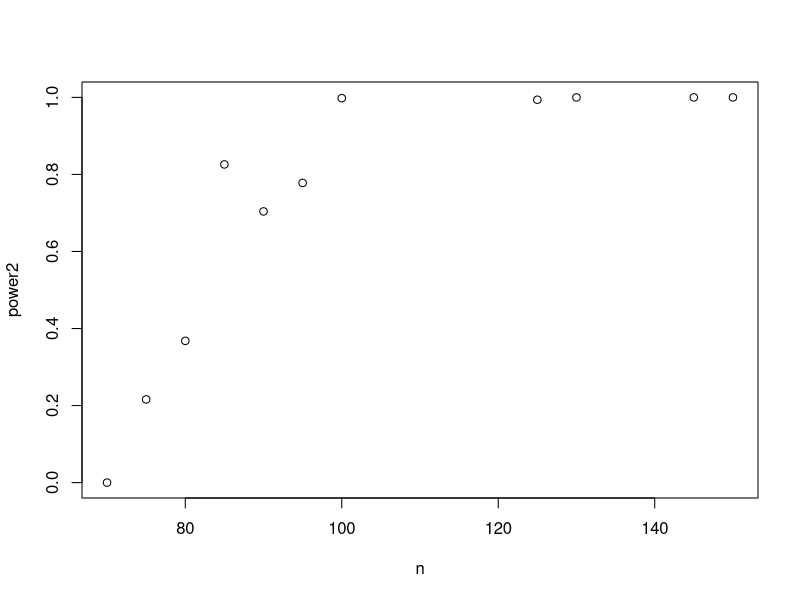

This chart was generated by the following R code: (Note: this script raises an error after producing the figure.)
#bonferonni correction
n=c(70,75,80,85,90,95,100,125,130,145,150)
#j=5
#n=n[j]
p=68
nsim=500

alpha_bf=0.05/p
pval=rep(0,nsim)
power2=rep(0,length(n))

for(j in 1:length(n)){
  n_now=n[j]
  X=matrix(rnorm(n_now*p),nrow=n_now,ncol=p)
for(i in 1:nsim){
y=rnorm(n_now)+X[,1]
fit<-summary(lm(y~X))
pval[i]=coef(fit)[2,4]
#print(pval[i])
}
par(mfrow=c(1,1))
(power2[j]=sum(pval<=alpha_bf)/nsim)}
plot(n,power2)
power2
#bonf loss in power more when number of samples is small, alpha is small or m is large
#loss in power is more for smaller number of samples and smaller alpha in bonferonni
X=matrix(rnorm(100*5), nrow=100,ncol=5)
y=rnorm(100)+X[,1]*3+X[,2]*4+X[,3]*3
fit1<-lm(y~X)
summary(fit1)
tss1=sum((y-mean(y))^2)
rss1=sum((y-predict(fit1))^2)
num=(tss1-rss1)/5
deno=rss1/(100-6)
(fstat1<-num/deno)
X_2=X[,1:3]
fit2<-lm(y~X_2)
summary(fit2)
tss2=sum((y-mean(y))^2)
rss2=sum((y-predict(fit2))^2)
num=(tss2-rss2)/3
deno=rss2/(100-4)
(fstat2<-num/deno)
(f_relative=((rss2-rss1)/(2))/(rss/(100-6)))
anova(fit1,fit2)
